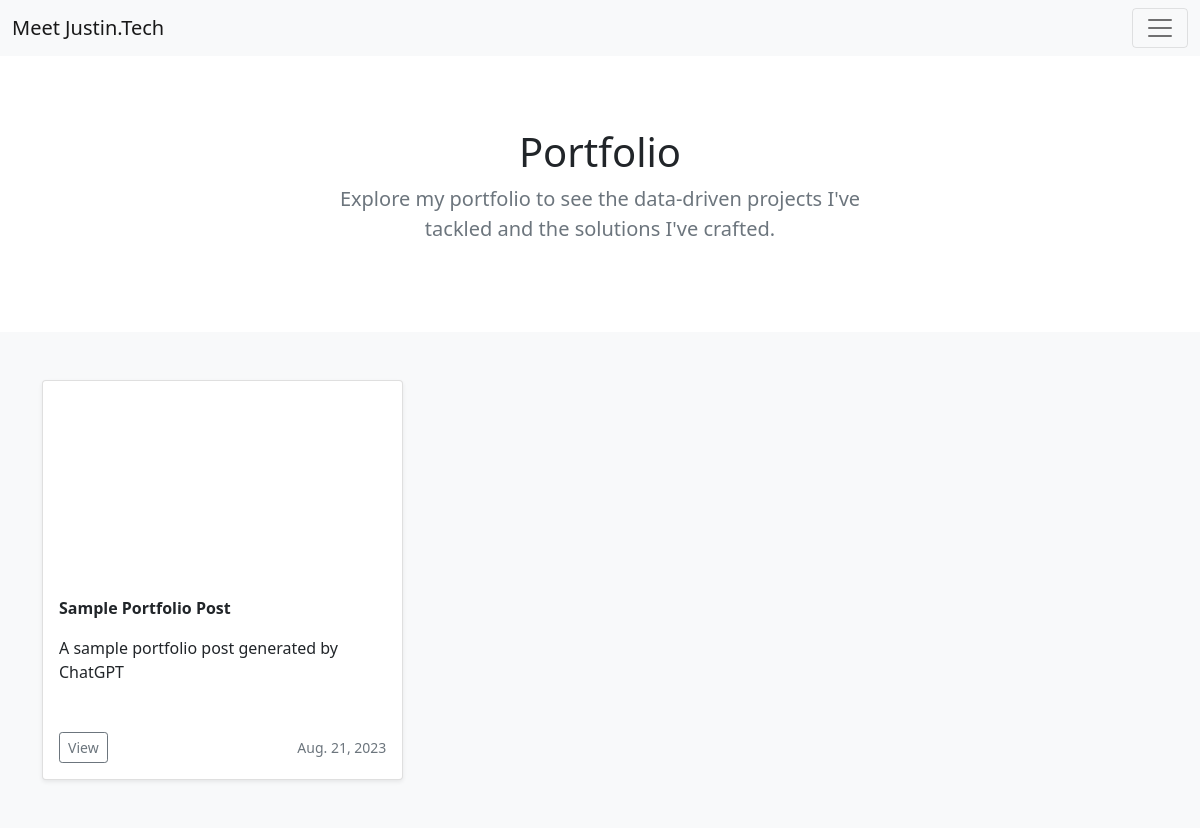
Page /Portfolio/ (signed in) on the committed database.
### apps/portfolio/models.py (models this page shows, shortened)
class Post(models.Model):
    class Choices(models.Model):
        TYPE_CHOICES = [
            ('portfolio', 'Portfolio'),
            ('blog', 'Blog'),
        ]
    date = models.DateField(default=None)
    title = models.CharField(max_length=35)
    description = models.TextField(max_length=140)
    content = RichTextUploadingField()
    image = models.ImageField(upload_to='thumbnails/')
    type = models.CharField(max_length=20, choices=Choices.TYPE_CHOICES)
    is_published = models.BooleanField(default=False)

### apps/portfolio/views.py (the view)
# urls.py: path('Portfolio/', Portfolio.as_view(), name='Portfolio'),
class Portfolio(BaseGalleryView):
    current_page = 'Portfolio'
    page_description = "Explore my portfolio to see the data-driven projects I've tackled and the solutions I've crafted."
    post_type = 'portfolio'

### apps/account/context_processors.py (called while the page is built)
def avatar_context(request):
    avatar_url = None
    if request.user.is_authenticated:
        try:
            user_profile = UserProfile.objects.get(user=request.user)
            avatar_url = user_profile.selected_avatar.image.url
        except UserProfile.DoesNotExist:
            pass
    return {'avatar_url': avatar_url}

### apps/portfolio/views.py (called while the page is built)
    def get(self, request, *args, **kwargs):
        posts = Post.objects.filter(type=self.post_type, is_published=True).order_by('-date')
        context = {
            "current_page": self.current_page,
            "posts": posts,
            "page_description": self.page_description
        }
        return render(request, 'gallery.html', context)

### apps/portfolio/templates/gallery.html (shortened to what this page needs)
{% extends "base.html" %}
{% block content %}
  <section class="py-5 text-center container">
    <div class="row py-lg-4">
      <div class="col-lg-6 col-md-8 mx-auto">
        <h1 class="fw-light">{{current_page}}{{search|safe}}</h1>
        <p class="lead text-muted">{{page_description}}</p>
      </div>
    </div>
  </section>
  <div class="album py-5 bg-light">
    <div class="container">
      <div class="row row-cols-1 row-cols-sm-2 row-cols-md-3 g-3">
        {% for post in posts %}
        <div class="col">
          <div class="card shadow-sm" style="height: 400px;">
            <div class="card-image" style="background-image: url({{post.image.url}});"></div>
            <div class="card-body">
              <p class="card-text"><strong>{{ post.title }}</strong></p>
              <p class="card-text" style="height: 80px; overflow: auto;">{{ post.description|truncatechars:145 }}</p>
              <div class="d-flex justify-content-between align-items-center">
                <div class="btn-group">
                  <button type="button" class="btn btn-sm btn-outline-secondary" onclick="location.href='{% url 'post_detail' post.id %}'">View</button>
                </div>
                <small class="text-muted">{{post.date}}</small>
              </div>
            </div>
          </div>
        </div>
        {% endfor %}
      </div>
    </div>
  </div>
{% endblock %}

### rows in the picture
Post: type "Portfolio", title "Sample Portfolio Post", description "A sample portfolio post generated by ChatGPT", date "Aug. 21, 2023"

### other values in the picture
{{ page_description }} "Explore my portfolio to see the data-driven projects I've tackled and the solutions I've crafted."
